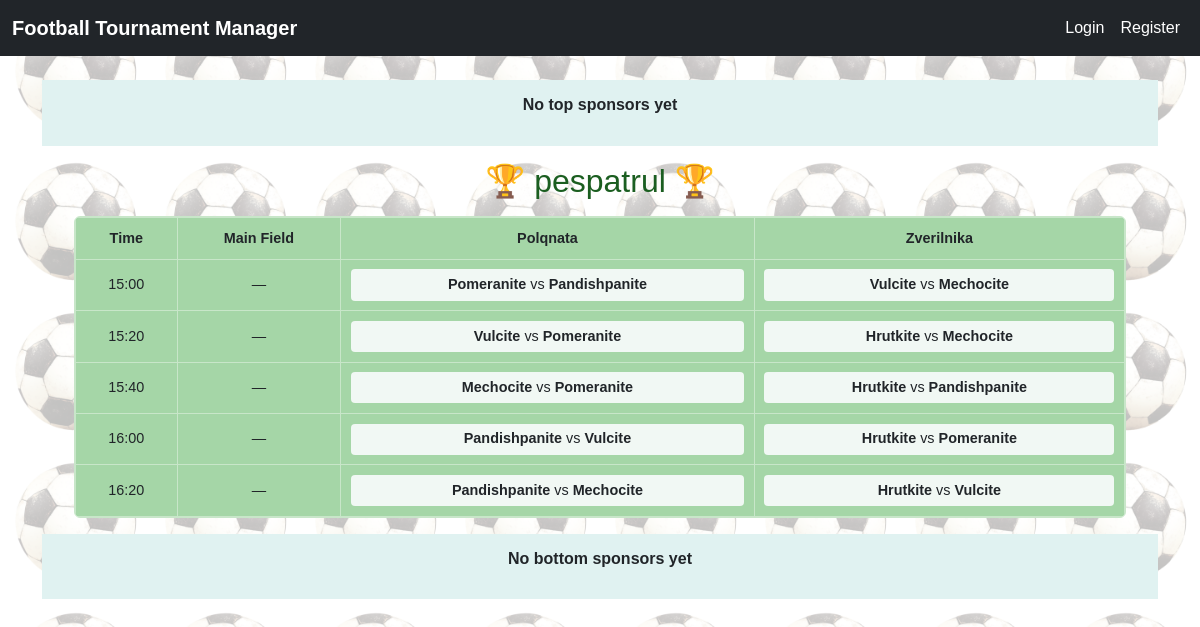
The page /public/pespatrul/ on the database its author committed.
### tournamentapp/models.py (models this page shows, shortened)
class Tournament(models.Model):
    name = models.CharField(max_length=100)
    owner = models.ForeignKey(
        settings.AUTH_USER_MODEL,
        on_delete=models.CASCADE,
        related_name='tournaments'
    )
    slug = models.SlugField(
        max_length=255,
        unique=True,
        blank=True
    )
    is_finished = models.BooleanField(
        default=False,
    )

class Match(models.Model):
    tournament = models.ForeignKey(
        Tournament,
        on_delete=models.CASCADE,
        related_name='matches'
    )
    home_team = models.ForeignKey(Team, on_delete=models.CASCADE, related_name='home_matches')
    away_team = models.ForeignKey(Team, on_delete=models.CASCADE, related_name='away_matches')
    home_score = models.PositiveIntegerField(default=0)
    away_score = models.PositiveIntegerField(default=0)
    is_finished = models.BooleanField(default=False)
    start_time = models.DateTimeField()
    field = models.ForeignKey(
        Field,
        on_delete=models.PROTECT,
        null=False,
        blank=False,
        )
    class Meta:
        unique_together = ('home_team', 'away_team', 'start_time')
        ordering = ['start_time']
        verbose_name = "Match"
        verbose_name_plural = "Matches"

class Team(models.Model):
    name = models.CharField(
        max_length=100,
        verbose_name="Team Name",
        )
    tournament = models.ForeignKey(
        Tournament,
        on_delete=models.CASCADE,
        related_name='teams'
    )
    logo = models.ImageField(
        upload_to='team_logos/',
        blank=True,
        null=True,
        verbose_name="Team Logo",
        )
    tournament_points = models.PositiveIntegerField(
        default=0,
        verbose_name="Tournament Points",
        )
    match_points = models.PositiveIntegerField(
        default=0,
        verbose_name="Match Points",
        )
    class Meta:
        unique_together = ('name', 'tournament')

### tournamentapp/views.py (the view)
# urls.py: path('public/<slug:slug>/', TournamentPublicView.as_view(), name='public-tournament-leaderboard'),
class TournamentPublicView(DetailView):
    model = Tournament
    template_name = 'tournament/public_home.html'
    slug_field = 'slug'
    slug_url_kwarg = 'slug'
    def get_object(self, queryset=None):
        slug = self.kwargs.get(self.slug_url_kwarg)
        return get_object_or_404(Tournament, slug=slug)
    def get_context_data(self, **kwargs):
        context = super().get_context_data(**kwargs)
        tournament = self.object
        context["sponsors"] = tournament.sponsors.all()
        matches = (
            tournament.matches
            .select_related('field', 'home_team', 'away_team')
            .order_by('start_time')
        )
        field_names = list(
            tournament.fields.order_by('name').values_list('name', flat=True)
        )
        timeline_dict = defaultdict(lambda: {field: None for field in field_names})
        for match in matches:
            time_str = match.start_time.strftime('%H:%M')
            timeline_dict[time_str][match.field.name] = match
        timeline = [
            {
                'time': time_str,
                'matches': [timeline_dict[time_str][field] for field in field_names],
            }
            for time_str in sorted(timeline_dict.keys())
        ]
        context.update({
            'timeline': timeline,
            'field_names': field_names,
        })
        return context

### tournamentapp/context_processors.py (called while the page is built)
def current_tournament(request):
    tournament = Tournament.objects.first()
    return {'tournament': tournament}

### tournamentapp/templates/tournament/public_home.html (shortened to what this page needs)
{% extends 'base.html' %}
{% load static %}
{% block content %}
<div class="spectator-page">
  <header class="sponsor-banner sponsor-top">
    {% for sponsor in sponsors %}
      <a href="{{ sponsor.link_url }}" target="_blank">
        <img src="{{ sponsor.image.url }}" alt="{{ sponsor.name }}">
      </a>
    {% empty %}
      <p>No top sponsors yet</p>
    {% endfor %}
  </header>
    <main class="spectator-content">
      <h1 class="page-title">🏆 {{ object.name }} 🏆</h1>
      {% if timeline %}
        <section class="timeline-section">
          <div class="table-container">
            <table class="timeline-table">
              <thead>
                <tr>
                  <th>Time</th>
                  {% for field in field_names %}
                    <th>{{ field }}</th>
                  {% endfor %}
                </tr>
              </thead>
              <tbody>
                {% for row in timeline %}
                  <tr>
                    <td class="time-cell">{{ row.time }}</td>
                    {% for match in row.matches %}
                      <td>
                        {% if match %}
                          <div class="match-card {% if match.is_finished %}finished{% endif %}">
                            <strong>{{ match.home_team.name }}</strong> vs <strong>{{ match.away_team.name }}</strong><br>
                          </div>
                        {% else %}
                          <span class="no-match">—</span>
                        {% endif %}
                      </td>
                    {% endfor %}
                  </tr>
                {% endfor %}
              </tbody>
            </table>
          </div>
        </section>
      {% else %}
        <p class="no-matches">No matches scheduled today.</p>
      {% endif %}
    </main>
  <footer class="sponsor-banner sponsor-bottom">
    {% for sponsor in sponsors %}
      <a href="{{ sponsor.link_url }}" target="_blank">
        <img src="{{ sponsor.image.url }}" alt="{{ sponsor.name }}">
      </a>
    {% empty %}
      <p>No bottom sponsors yet</p>
    {% endfor %}
  </footer>
</div>
{% endblock %}

### tournamentapp/static/css/base.css (style rules this page uses)
body::before { content: ""; position: fixed; top: 0; left: 0; width: 100%; height: 100%; background: url("/static/imgs/footnail.png"); background-size: 150px; mix-blend-mode: multiply; opacity: 0.25; z-index: -1; }

### tournamentapp/static/css/home.css (style rules this page uses)
.home-style .timeline-table th, .timeline-table td { vertical-align: middle; text-align: center; }

### tournamentapp/static/css/public_home.css (style rules this page uses)
.spectator-page { display: flex; flex-direction: column; height: 90vh; font-family: sans-serif; }
.sponsor-banner { display: flex; flex-wrap: wrap; justify-content: center; align-items: center; gap: 1rem; background: #e0f2f1; padding: 0.8rem; font-weight: bold; }
.spectator-content { padding: 1rem 2rem; overflow-y: auto; }
.page-title { text-align: center; margin-bottom: 1rem; font-size: 2rem; color: #1b5e20; }
.table-container { max-height: 55vh; overflow-y: auto; border: 1px solid #c8e6c9; border-radius: 6px; }
.timeline-table { width: 100%; border-collapse: collapse; font-size: 0.9rem; }
.timeline-table th, .timeline-table td { border: 1px solid #c8e6c9; padding: 0.6rem; text-align: center; }
.timeline-table { background: #a5d6a7; position: sticky; top: 0; z-index: 1; }
.match-card { background: #f1f8f4; padding: 0.3rem; border-radius: 4px; }

### rows shown on the page
Tournament: name "pespatrul"
Match: home_team.name "Pomeranite", away_team.name "Pandishpanite"
Match: home_team.name "Vulcite", away_team.name "Mechocite"
Match: home_team.name "Vulcite", away_team.name "Pomeranite"
Match: home_team.name "Hrutkite", away_team.name "Mechocite"
Match: home_team.name "Mechocite", away_team.name "Pomeranite"
Match: home_team.name "Hrutkite", away_team.name "Pandishpanite"
Match: home_team.name "Pandishpanite", away_team.name "Vulcite"
Match: home_team.name "Hrutkite", away_team.name "Pomeranite"
Match: home_team.name "Pandishpanite", away_team.name "Mechocite"
Match: home_team.name "Hrutkite", away_team.name "Vulcite"

### other values the page prints
{{ field }} "Main Field" "Polqnata" "Zverilnika"
{{ row.time }} "15:00" "15:20" "15:40" "16:00" "16:20"
